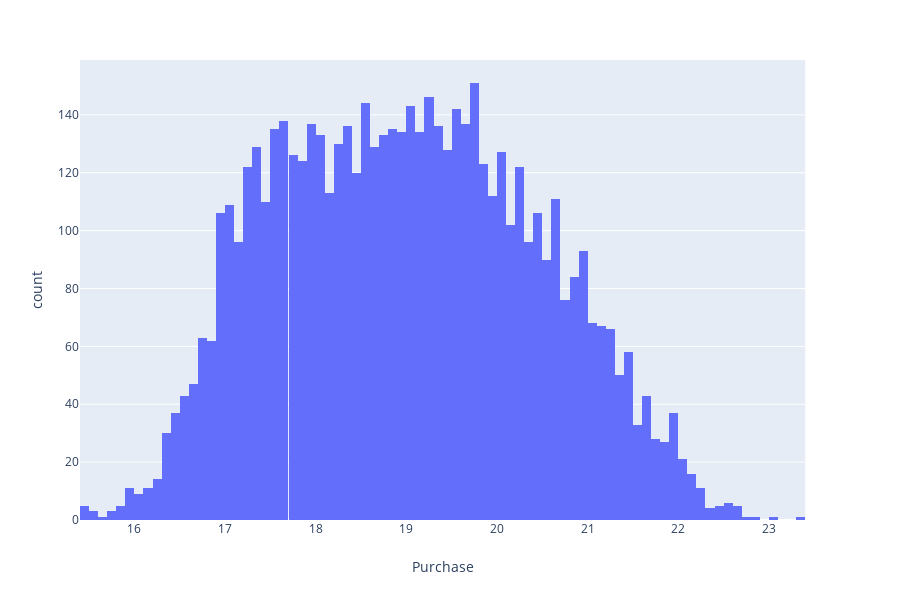

The notebook cell this image was saved under:
### Code cell
px.histogram(everyone_data, x='Purchase').show()

### Figure 1 — Plotly figure (JSON) as saved in the notebook; plotly's stock layout.template omitted (floating-point values rounded to 4 significant figures; data arrays with more than 128 entries replaced by an {"elided": "..."} marker saying what was removed)
{"data": [{"alignmentgroup": "True", "bingroup": "x", "hoverlabel": {"namelength": 0}, "hovertemplate": "Purchase=%{x}<br>count=%{y}", "legendgroup": "", "marker": {"color": "#636efa"}, "name": "", "offsetgroup": "", "orientation": "v", "showlegend": false, "type": "histogram", "x": {"elided": "5891 float values"}, "xaxis": "x", "yaxis": "y"}], "layout": {"barmode": "relative", "height": 600, "legend": {"tracegroupgap": 0}, "margin": {"t": 60}, "xaxis": {"anchor": "y", "domain": [0, 0.98], "title": {"text": "Purchase"}}, "yaxis": {"anchor": "x", "domain": [0, 1], "title": {"text": "count"}}}}
